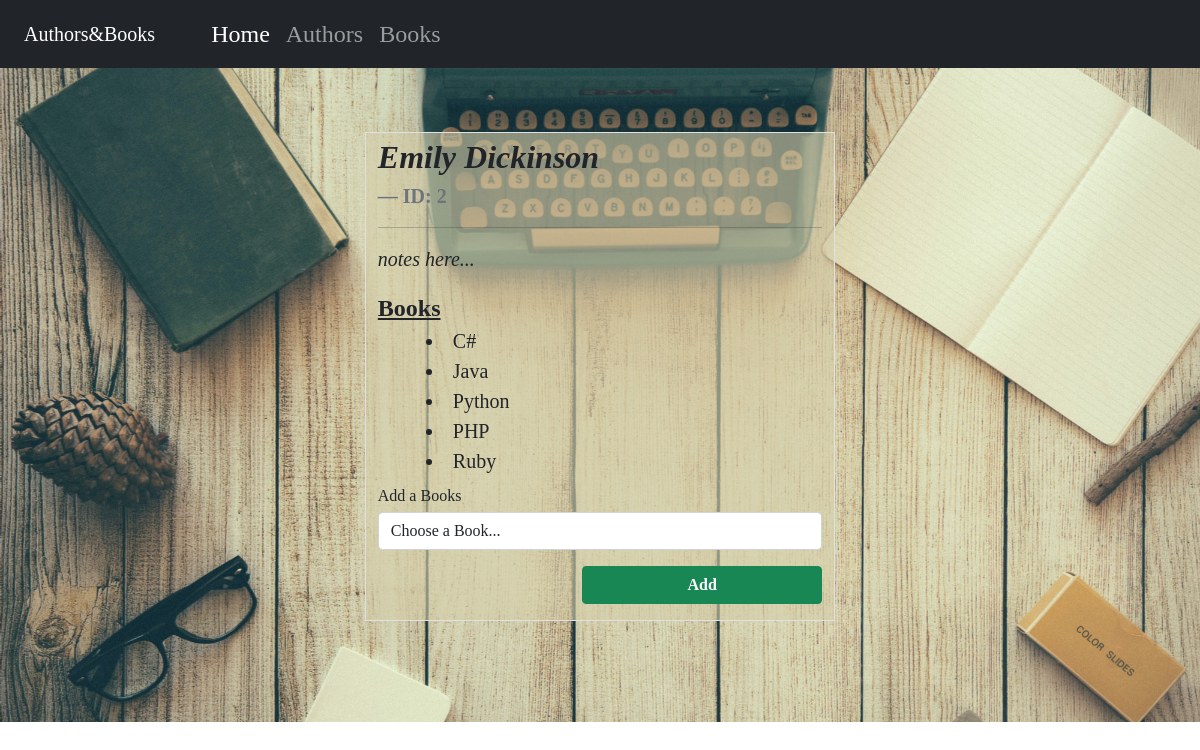
Screenshot of /authors/2 with the database file from the repository.
### books_authors_app/models.py (models this page shows, shortened)
class Author(models.Model):
    first_name = models.CharField(max_length=45)
    last_name = models.CharField(max_length=45)
    books = models.ManyToManyField(Book, related_name="authors")
    notes = models.TextField(default="notes here...")
    created_at = models.DateTimeField(auto_now_add=True)
    updated_at = models.DateTimeField(auto_now=True)

class Book(models.Model):
    title = models.CharField(max_length=255)
    desc = models.TextField()
    created_at = models.DateTimeField(auto_now_add=True)
    updated_at = models.DateTimeField(auto_now=True)

### books_authors_app/views.py (the view)
# urls.py: path("authors/<a_id>", views.author_view),
def author_view(request, a_id):
    authors = Author.objects.get(id=a_id)
    books = Book.objects.all()
    context = {"authors": authors, "books": books}
    return render(request, "authorview.html", context)

### books_authors_app/templates/authorview.html (shortened to what this page needs)
<!DOCTYPE html>
<html lang="en">
  <head>
    <link href="https://cdn.jsdelivr.net/npm/bootstrap@5.0.2/dist/css/bootstrap.min.css" rel="stylesheet"
>
    {% load static %}
    <link rel="stylesheet" href="{% static 'css/style_view.css' %}">
  </head>
  <body>
    <nav class="navbar navbar-expand-lg navbar-dark bg-dark navbar-fixed-top">
      <a class="navbar-brand ps-4 me-5">Authors&Books</a>
      <div class="collapse navbar-collapse" id="navbarNavAltMarkup">
        <div class="navbar-nav">
          <a class="nav-item nav-link active" href="/">Home</a>
          <a class="nav-item nav-link" href="/author">Authors</a>
          <a class="nav-item nav-link" href="/book">Books</a>
        </div>
      </div>
    </nav>
    <div class="container-fluid">
      <div class="row inline-block contenedor">
        <div class="col border">
          <figure class="text-start">
            <blockquote class="blockquote fs-2 fw-bold fst-italic text-dark">{{authors.first_name}} {{authors.last_name}}</blockquote>
            <figcaption class="blockquote-footer fs-5 fw-bold text-secondary">ID: {{authors.id}} </figcaption>
            <hr  class="text-dark fw-bold">
          </figure>
          <p class="fs-5 fst-italic text-dark">{{authors.notes}}</p>
          <div class="fs-4 text-dark mb-2"><span class="fw-bold "><u>Books</u></span>
            {% for book in authors.books.all %}
              <li class="fs-5 text-start ms-5 text-dark">{{book.title}}</li>
            {% endfor %}
          </div>
          <form method="POST" action="/add_book_to_author" class="new">
            <label for="book_list" class="text-secundary"> Add a Books</label>
            <select class="form-control mt-1 col-4" id='book_list' name='book_id' required>
              <option selected>Choose a Book...</option>
            </select>
            <button type="submit" class="btn btn-success fw-bold text-center" id="btn_enviar">Add</button>
          </form>
        </div>
      </div>
    </div>
  </body>
</html>

### books_authors_app/static/css/style_view.css (style rules this page uses)
.navbar { font-family: "Times New Roman", Times, serif; font-size: 1.5rem; }
.container-fluid { margin: 0 auto; background-image: url("../img/bg7.jpg"); background-size: cover; background-position: center; display: inline-block; height: 654px; font-family: "Times New Roman", Times, serif; }
.contenedor { background: rgb(214, 207, 170, 0.6); margin: 0 auto; margin-top: 4rem; width: 40%; height: fit-content; }
.btn { width: 15rem; margin: 1rem 0; float: right; }

### rows the page displays
Author: first_name "Emily", last_name "Dickinson", id "2", notes "notes here..."
Book: title "C#"
Book: title "Java"
Book: title "Python"
Book: title "PHP"
Book: title "Ruby"
